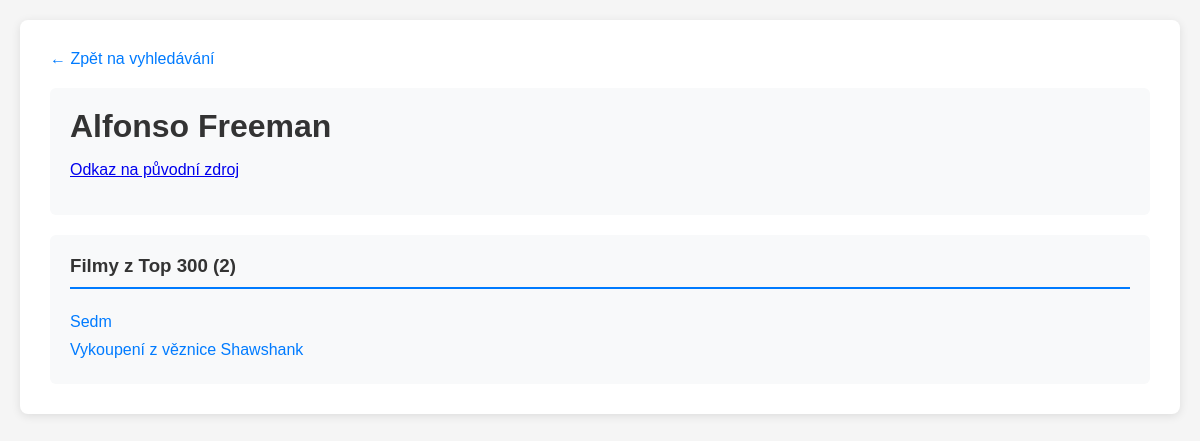
Page /actor/15/ on the committed database.
### movies/models.py (models this page shows, shortened)
class Actor(models.Model):
    name = models.CharField(max_length=255)
    url = models.URLField(unique=True)
    name_normalized = models.CharField(max_length=255, editable=False, db_index=True)

class Film(models.Model):
    title = models.CharField(max_length=255)
    url = models.URLField(unique=True)
    title_normalized = models.CharField(max_length=255, editable=False, db_index=True)
    actors = models.ManyToManyField("Actor", through="FilmActor", related_name="films")

### movies/views.py (the view)
# urls.py: path('actor/<int:actor_id>/', views.actor_detail_view, name='actor_detail'),
def actor_detail_view(request, actor_id):
    logger.info(f"Actor detail request for actor_id: {actor_id}")
    cache_key = f"actor_{actor_id}"
    cached_data = cache.get(cache_key)
    if cached_data:
        logger.info(f"Found cached data for actor: {actor_id}")
        actor_data = cached_data['actor']
        films_data = cached_data['films']
    else:
        logger.info(f"Fetching actor from db: {actor_id}")
        actor = get_object_or_404(
            Actor.objects.prefetch_related(
                Prefetch('films', queryset=Film.objects.order_by('title'), to_attr='films_sorted')
            ),
            id=actor_id
        )
        logger.debug(f"Found actor: '{actor.name}' (ID: {actor_id})")
        actor_data = {
            'name': actor.name,
            'url': actor.url,
        }
        films_data = [{'id': film.id, 'title': film.title} for film in actor.films_sorted]
        cache.set(cache_key, {'actor': actor_data, 'films': films_data}, timeout=60*60*24) # 24 hours
    films_count = len(films_data)
    logger.debug(f"Actor '{actor_data['name']}' played in {films_count} films")
    context = {
        'actor': actor_data,
        'films': films_data,
    }
    logger.info("Actor detail rendered successfully")
    return render(request, 'movies/actor_detail.html', context)

### movies/templates/movies/actor_detail.html (shortened to what this page needs)
{% extends 'movies/base.html' %}
{% block content %}
<a href="{% url 'movies:search' %}" class="back-link">← Zpět na vyhledávání</a>
<div class="detail-header">
    <h1 class="detail-title">{{ actor.name }}</h1>
    {% if actor.url %}
        <p><a href="{{ actor.url }}" target="_blank" rel="noopener">Odkaz na původní zdroj</a></p>
    {% endif %}
</div>
<div class="result-column">
    <h3>Filmy z Top 300 ({{ films|length }})</h3>
    {% if films %}
        {% for film in films %}
            <div class="list-item">
                <a href="{% url 'movies:film_detail' film.id %}">{{ film.title }}</a>
            </div>
        {% endfor %}
    {% else %}
        <div class="no-results">Žádné filmy z Top 300 v databázi</div>
    {% endif %}
</div>
{% endblock %}

### movies/templates/movies/base.html (style rules this page uses)
body { font-family: Arial, sans-serif; max-width: 1200px; margin: 0 auto; padding: 20px; background-color: #f5f5f5; }
.result-column { background: #f8f9fa; padding: 20px; border-radius: 6px; }
.result-column h3 { margin-top: 0; color: #333; border-bottom: 2px solid #007bff; padding-bottom: 10px; }
.detail-header { background: #f8f9fa; padding: 20px; border-radius: 6px; margin-bottom: 20px; }
.detail-title { color: #333; margin: 0 0 10px 0; }
.back-link { display: inline-block; margin-bottom: 20px; color: #007bff; text-decoration: none; }
.list-item { padding: 5px 0; }
.list-item a { color: #007bff; text-decoration: none; }

### rows in the picture
Actor: name "Alfonso Freeman"
Film: title "Sedm"
Film: title "Vykoupení z věznice Shawshank"

### other values in the picture
{{ films|length }} "2"
